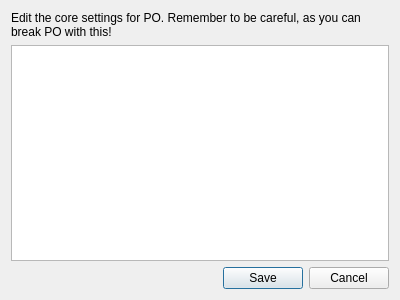
<?xml version="1.0" encoding="UTF-8"?>
<ui version="4.0">
 <class>SettingsDialog</class>
 <widget class="QDialog" name="SettingsDialog">
  <property name="geometry">
   <rect>
    <x>0</x>
    <y>0</y>
    <width>400</width>
    <height>300</height>
   </rect>
  </property>
  <property name="windowTitle">
   <string>Settings Editor</string>
  </property>
  <layout class="QVBoxLayout" name="verticalLayout">
   <item>
    <widget class="QLabel" name="label">
     <property name="text">
      <string>Edit the core settings for PO. Remember to be careful, as you can break PO with this!</string>
     </property>
     <property name="wordWrap">
      <bool>true</bool>
     </property>
    </widget>
   </item>
   <item>
    <widget class="QPlainTextEdit" name="textZone"/>
   </item>
   <item>
    <widget class="QDialogButtonBox" name="buttonBox">
     <property name="orientation">
      <enum>Qt::Horizontal</enum>
     </property>
     <property name="standardButtons">
      <set>QDialogButtonBox::Cancel|QDialogButtonBox::Save</set>
     </property>
    </widget>
   </item>
  </layout>
 </widget>
 <resources/>
 <connections>
  <connection>
   <sender>buttonBox</sender>
   <signal>accepted()</signal>
   <receiver>SettingsDialog</receiver>
   <slot>accept()</slot>
   <hints>
    <hint type="sourcelabel">
     <x>248</x>
     <y>254</y>
    </hint>
    <hint type="destinationlabel">
     <x>157</x>
     <y>274</y>
    </hint>
   </hints>
  </connection>
  <connection>
   <sender>buttonBox</sender>
   <signal>rejected()</signal>
   <receiver>SettingsDialog</receiver>
   <slot>reject()</slot>
   <hints>
    <hint type="sourcelabel">
     <x>316</x>
     <y>260</y>
    </hint>
    <hint type="destinationlabel">
     <x>286</x>
     <y>274</y>
    </hint>
   </hints>
  </connection>
 </connections>
</ui>
